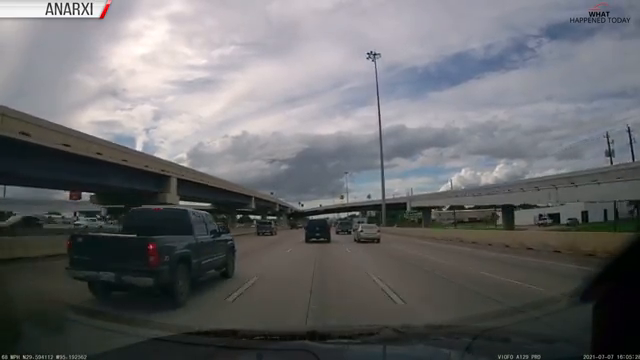
#> input picture frame 46 of OpenCV2/Self Driving Cars/Video.mp4, 640 x 360 px, given in place of New York.mp4, which was not available
$ python video_tracking.py
#> lines starting #> are read from the running program, lines starting #| are printed output that depends on the picture; after the words box and inside, x2 and y2 are one past the last pixel; in counts of white or black regions, pixels touching at a corner belong together; pictures that were not available may be replaced by others from this repository, and a replacement may not be noted
import cv2
vid_file="New York.mp4"

classifier_file="cars.xml"
pedestrian="haarcascade_fullbody.xml"

video=cv2.VideoCapture(vid_file)

car_tracker=cv2.CascadeClassifier(classifier_file)
pedestrian_tracker=cv2.CascadeClassifier(pedestrian)
while True:
    (successful_read,frame)=video.read()
#> frame is the input picture: shape (360, 640, 3); mean B, G, R 106.5, 104.5, 103.8

    #if block to prevent error on last frame
    if successful_read:
        grayscaled_img=cv2.cvtColor(frame,cv2.COLOR_BGR2GRAY)
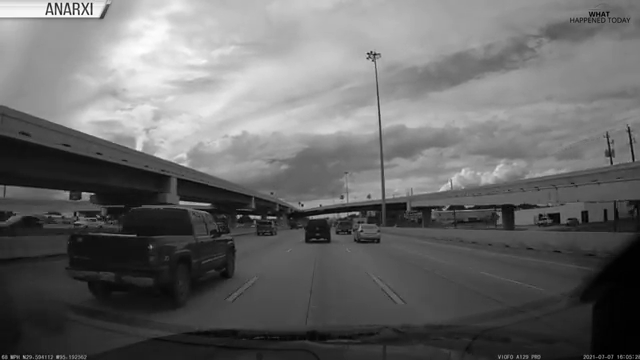
#> grayscaled_img: shape (360, 640); min 0, max 255, mean 104.5
    else:
        break

    #get coordnates for cars and pedestrians
    car_coordinates=car_tracker.detectMultiScale(grayscaled_img)
#> car_coordinates = [[344, 213, 45, 45], [240, 203, 47, 47]]
    ped_coordinates=pedestrian_tracker.detectMultiScale(grayscaled_img)
#> ped_coordinates = ()

    #draw rectangles for cars
    for x,y,w,h in car_coordinates:
        cv2.rectangle(frame,(x,y),(x+w,y+h),(0,0,255),2)
        cv2.rectangle(frame,(x+2,y+2),(x+w,y+h),(255,0,0),2)
#> this loop made 2 passes
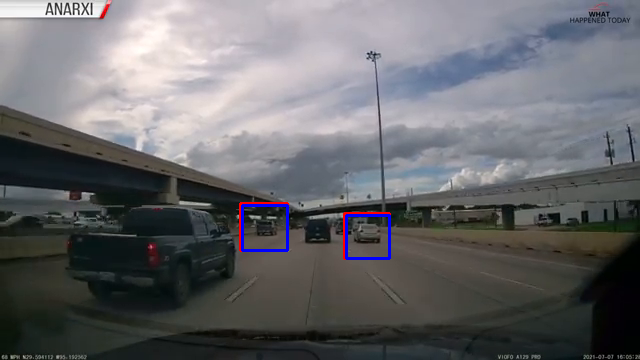
#> frame: shape (360, 640, 3); 0.62% of pixels changed, all inside (x1, y1, x2, y2) = (239, 202, 391, 260)

    #drwa rectangles for pedestrians
    for x,y,w,h in ped_coordinates:
        cv2.rectangle(frame,(x,y),(x+w,y+h),(0,255,0),2)
#> this loop made 0 passes

    cv2.imshow("Faguni",frame)
    key=cv2.waitKey(1)
#> (key Esc is pressed here)

    if key==81 or key==113:
        break

video.release()

$ run again, starting later in the video
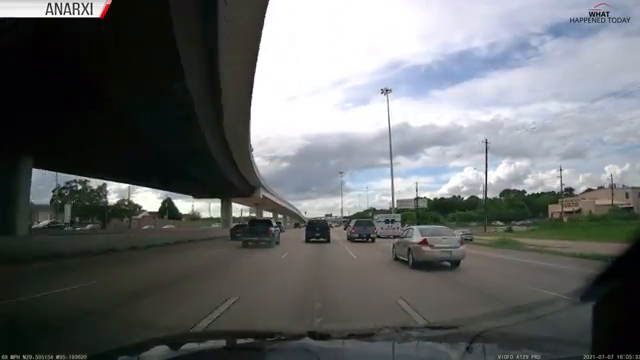
#> input picture frame 210 of OpenCV2/Self Driving Cars/Video.mp4, 640 x 360 px, given in place of New York.mp4, which was not available
#> frame is the input picture: shape (360, 640, 3); mean B, G, R 104.9, 104.1, 101.2
#> `grayscaled_img=cv2.cvtColor(frame,cv2.COLOR_BGR2GRAY)`:
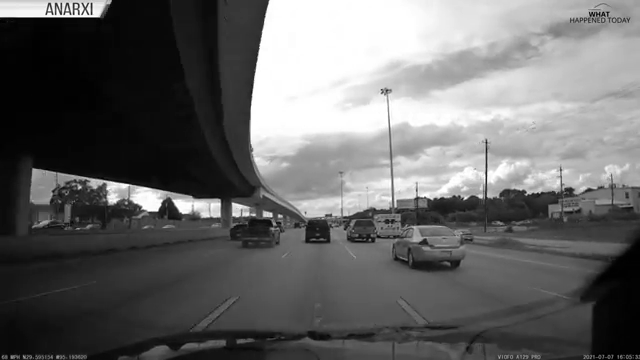
#> grayscaled_img: shape (360, 640); min 0, max 255, mean 103.3
#> car_coordinates = [[295, 208, 47, 47], [397, 214, 81, 81]]
#> ped_coordinates = ()
#> the loop `for x,y,w,h in car_coordinates:` made 2 passes
#> after the loop `for x,y,w,h in car_coordinates:`:
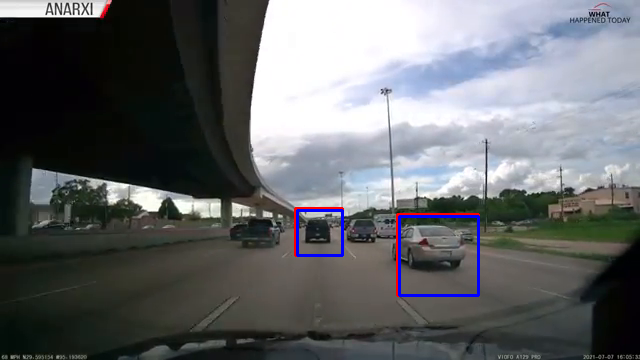
#> frame: shape (360, 640, 3); 0.87% of pixels changed, all inside (x1, y1, x2, y2) = (294, 207, 480, 297)

$ run again, starting later in the video
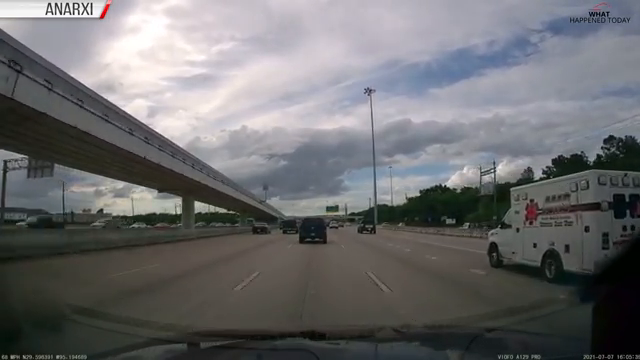
#> input picture frame 373 of OpenCV2/Self Driving Cars/Video.mp4, 640 x 360 px, given in place of New York.mp4, which was not available
#> frame is the input picture: shape (360, 640, 3); mean B, G, R 109.7, 108, 107.8
#> `grayscaled_img=cv2.cvtColor(frame,cv2.COLOR_BGR2GRAY)`:
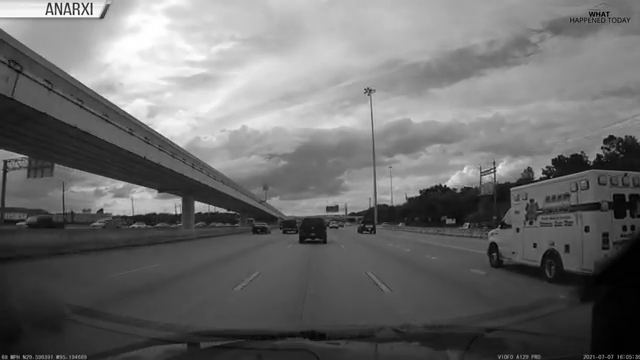
#> grayscaled_img: shape (360, 640); min 0, max 255, mean 108.2
#> car_coordinates = [[245, 214, 28, 28]]
#> ped_coordinates = ()
#> the loop `for x,y,w,h in car_coordinates:` made 1 pass
#> after the loop `for x,y,w,h in car_coordinates:`:
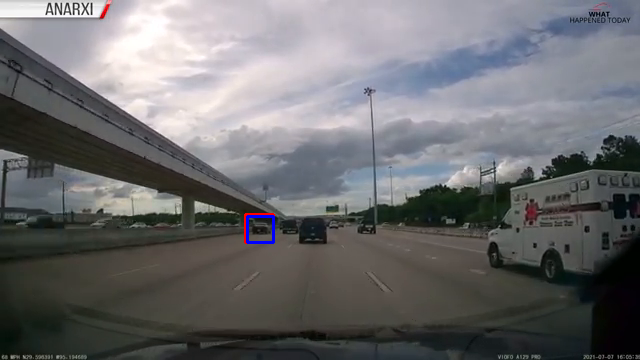
#> frame: shape (360, 640, 3); 0.19% of pixels changed, all inside (x1, y1, x2, y2) = (244, 213, 275, 244)
